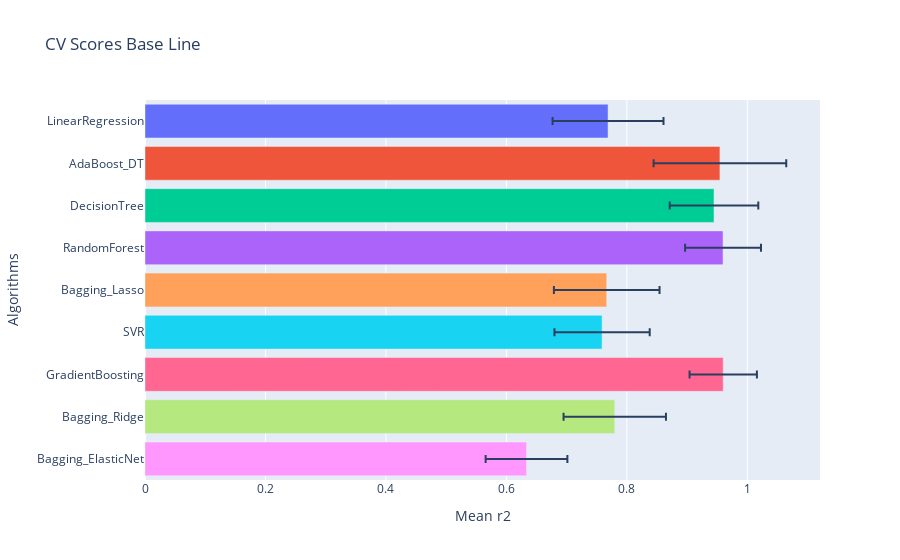

Write notebook code for a chart like this one.
### Code cell
gp.crossval_models(x_train,y_train,10,lista_estimadores,"r2")

### Figure 1 — Plotly figure (JSON) as saved in the notebook; plotly's stock layout.template omitted (floating-point values rounded to 4 significant figures)
{"data": [{"alignmentgroup": "True", "error_x": {"array": [0.09206]}, "hovertemplate": "Algorithms=%{y}<br>Mean r2=%{x}<extra></extra>", "legendgroup": "LinearRegression", "marker": {"color": "#636efa", "pattern": {"shape": ""}}, "name": "LinearRegression", "offsetgroup": "LinearRegression", "orientation": "h", "showlegend": true, "textposition": "auto", "type": "bar", "x": [0.7687], "xaxis": "x", "y": ["LinearRegression"], "yaxis": "y"}, {"alignmentgroup": "True", "error_x": {"array": [0.1101]}, "hovertemplate": "Algorithms=%{y}<br>Mean r2=%{x}<extra></extra>", "legendgroup": "AdaBoost_DT", "marker": {"color": "#EF553B", "pattern": {"shape": ""}}, "name": "AdaBoost_DT", "offsetgroup": "AdaBoost_DT", "orientation": "h", "showlegend": true, "textposition": "auto", "type": "bar", "x": [0.9545], "xaxis": "x", "y": ["AdaBoost_DT"], "yaxis": "y"}, {"alignmentgroup": "True", "error_x": {"array": [0.07353]}, "hovertemplate": "Algorithms=%{y}<br>Mean r2=%{x}<extra></extra>", "legendgroup": "DecisionTree", "marker": {"color": "#00cc96", "pattern": {"shape": ""}}, "name": "DecisionTree", "offsetgroup": "DecisionTree", "orientation": "h", "showlegend": true, "textposition": "auto", "type": "bar", "x": [0.9446], "xaxis": "x", "y": ["DecisionTree"], "yaxis": "y"}, {"alignmentgroup": "True", "error_x": {"array": [0.06298]}, "hovertemplate": "Algorithms=%{y}<br>Mean r2=%{x}<extra></extra>", "legendgroup": "RandomForest", "marker": {"color": "#ab63fa", "pattern": {"shape": ""}}, "name": "RandomForest", "offsetgroup": "RandomForest", "orientation": "h", "showlegend": true, "textposition": "auto", "type": "bar", "x": [0.9596], "xaxis": "x", "y": ["RandomForest"], "yaxis": "y"}, {"alignmentgroup": "True", "error_x": {"array": [0.08768]}, "hovertemplate": "Algorithms=%{y}<br>Mean r2=%{x}<extra></extra>", "legendgroup": "Bagging_Lasso", "marker": {"color": "#FFA15A", "pattern": {"shape": ""}}, "name": "Bagging_Lasso", "offsetgroup": "Bagging_Lasso", "orientation": "h", "showlegend": true, "textposition": "auto", "type": "bar", "x": [0.7665], "xaxis": "x", "y": ["Bagging_Lasso"], "yaxis": "y"}, {"alignmentgroup": "True", "error_x": {"array": [0.07905]}, "hovertemplate": "Algorithms=%{y}<br>Mean r2=%{x}<extra></extra>", "legendgroup": "SVR", "marker": {"color": "#19d3f3", "pattern": {"shape": ""}}, "name": "SVR", "offsetgroup": "SVR", "orientation": "h", "showlegend": true, "textposition": "auto", "type": "bar", "x": [0.7588], "xaxis": "x", "y": ["SVR"], "yaxis": "y"}, {"alignmentgroup": "True", "error_x": {"array": [0.0559]}, "hovertemplate": "Algorithms=%{y}<br>Mean r2=%{x}<extra></extra>", "legendgroup": "GradientBoosting", "marker": {"color": "#FF6692", "pattern": {"shape": ""}}, "name": "GradientBoosting", "offsetgroup": "GradientBoosting", "orientation": "h", "showlegend": true, "textposition": "auto", "type": "bar", "x": [0.96], "xaxis": "x", "y": ["GradientBoosting"], "yaxis": "y"}, {"alignmentgroup": "True", "error_x": {"array": [0.08501]}, "hovertemplate": "Algorithms=%{y}<br>Mean r2=%{x}<extra></extra>", "legendgroup": "Bagging_Ridge", "marker": {"color": "#B6E880", "pattern": {"shape": ""}}, "name": "Bagging_Ridge", "offsetgroup": "Bagging_Ridge", "orientation": "h", "showlegend": true, "textposition": "auto", "type": "bar", "x": [0.7799], "xaxis": "x", "y": ["Bagging_Ridge"], "yaxis": "y"}, {"alignmentgroup": "True", "error_x": {"array": [0.06786]}, "hovertemplate": "Algorithms=%{y}<br>Mean r2=%{x}<extra></extra>", "legendgroup": "Bagging_ElasticNet", "marker": {"color": "#FF97FF", "pattern": {"shape": ""}}, "name": "Bagging_ElasticNet", "offsetgroup": "Bagging_ElasticNet", "orientation": "h", "showlegend": true, "textposition": "auto", "type": "bar", "x": [0.6334], "xaxis": "x", "y": ["Bagging_ElasticNet"], "yaxis": "y"}], "layout": {"barmode": "relative", "legend": {"title": {"text": "Algorithms"}, "tracegroupgap": 0}, "showlegend": false, "title": {"text": "CV Scores Base Line"}, "xaxis": {"anchor": "y", "domain": [0, 1], "title": {"text": "Mean r2"}}, "yaxis": {"anchor": "x", "categoryarray": ["Bagging_ElasticNet", "Bagging_Ridge", "GradientBoosting", "SVR", "Bagging_Lasso", "RandomForest", "DecisionTree", "AdaBoost_DT", "LinearRegression"], "categoryorder": "array", "domain": [0, 1], "title": {"text": "Algorithms"}}}}
